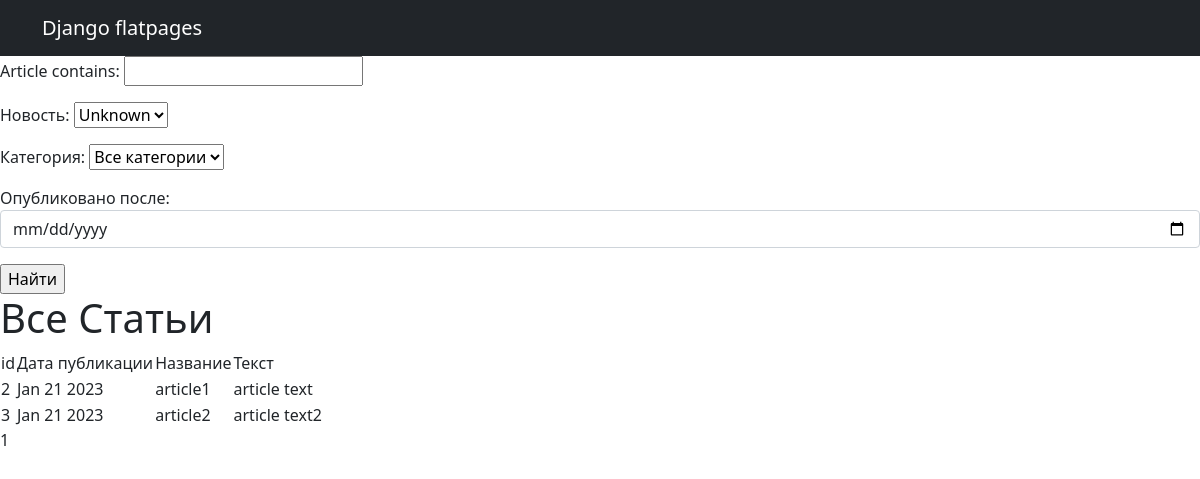
Screenshot of /posts/articles/ with the database file from the repository.
### news/models.py (models this page shows, shortened)
class Post(models.Model):
    article = models.CharField(max_length=200, unique=True)
    text = models.TextField()
    rating = models.IntegerField(default=0)
    is_news = models.BooleanField(default=True)
    create_time = models.DateTimeField(auto_now_add=True)
    author = models.ForeignKey("Author", on_delete=models.CASCADE)
    category = models.ManyToManyField("Category", through="PostCategory")
    def preview(self):
        if len(self.text)>20:
            return f'{self.text[:20]}...'
        else:
            return f'{self.text}'

### news/views.py (the view)
# urls.py: path('articles/', ArticleList.as_view(), name ='article_list'),
class ArticleList(ListView):
    model = Post
    ordering = 'create_time'
    template_name = 'not_news.html'
    context_object_name = 'posts'
    paginate_by = 10
    def get_queryset(self):
        queryset = Post.objects.filter(is_news = False) #super().get_queryset()
        self.filterset = PostFilter(self.request.GET, queryset)
        return self.filterset.qs
    def get_context_data(self, **kwargs):
        context = super().get_context_data(**kwargs)
        context['filterset'] = self.filterset
        return context

### news/models.py (called while the page is built)
    def __str__(self):
        return self.name

### news/templatetags/custom_filters.py (called while the page is built)
@register.filter()
def censor(value):
   answer = ''
   words = value.split()
   bad_words = ['бля', 'гандон', 'гнида', 'говно', 'дроч', 'еба', 'ёба', 'ёбн', 'ёбы', 'ёпт', 'жопа', 'залупа', 'конч', 'лох', 'мразь', 'мудак', 'мудач', 'педик', 'пидор', 'пидр', 'пизд', 'поскуд', 'сать', 'сосать', 'сука', 'уебан', 'хер', 'хуё', 'хует', 'хуит', 'хуй', 'хуя', 'шалава', 'шлюха']
   for word in words:
      check = word.lower()
      if check in bad_words:
         word = word.replace(word, "*" * len(word))
      answer = answer + ' ' + word
   return answer

### templates/not_news.html (shortened to what this page needs)
{% extends 'flatpages/default.html' %}
{% load custom_filters %}
{% load custom_tags %}
{% block content %}
            </div>
        </nav>
<form action="" method="get">
       {{ filterset.form.as_p }}
       <input type="submit" value="Найти" />
   </form>
    {% if posts %}
       <h1>Все Статьи</h1>
       <table>
           <tr>
               <td>id</td>
               <td>Дата публикации</td>
               <td>Название</td>
               <td>Текст</td>
           </tr>
           {% for post in posts %}
           <tr>
               <td>{{ post.id  }}</td>
               <td>{{ post.create_time|date:'M d Y'  }}</td>
               <td>{{ post.article|censor }}</td>
               <td>{{ post.preview|censor }}</td>
           </tr>
           {% endfor %}
       </table>
    {% else %}
       <h2>Статей нет!</h2>
    {% endif %}
   {{ page_obj.number }}
{% endblock content %}

### rows the page displays
Post: id "2", create_time "Jan 21 2023", article|censor "article1", preview|censor "article text"
Post: id "3", create_time "Jan 21 2023", article|censor "article2", preview|censor "article text2"

### other values shown
{{ page_obj.number }} "1"
